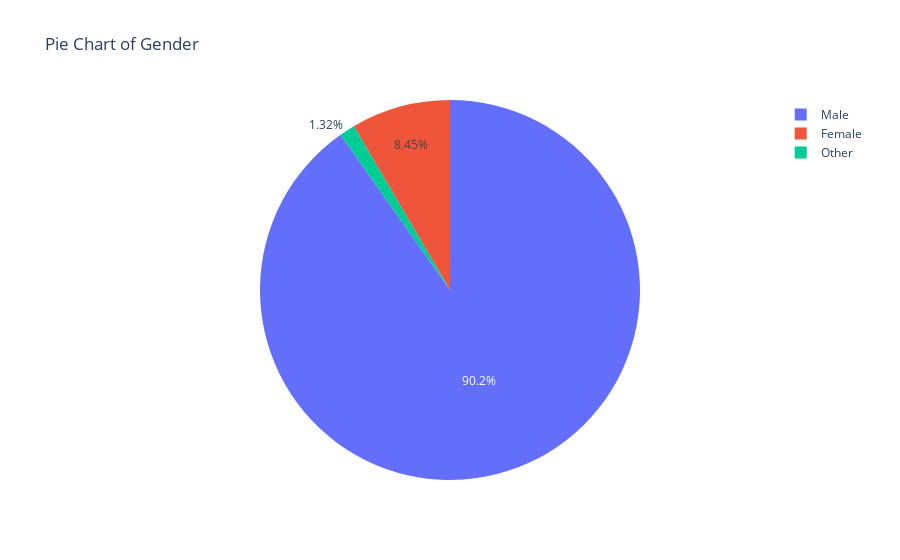

Write notebook code for a chart like this one.
### Code cell
gencount = df['gender'].value_counts()
trace2 = go.Pie(labels=list(gencount.index), values=list(gencount.values))
layout = dict(title="Pie Chart of Gender")
fig = dict(data=[trace2], layout=layout)
iplot(fig, filename="pie Plot")

### Figure 1 — Plotly figure (JSON) as saved in the notebook; plotly's stock layout.template omitted (floating-point values rounded to 4 significant figures)
{"data": [{"labels": ["Male", "Female", "Other"], "type": "pie", "values": [14681, 1375, 215]}], "layout": {"title": {"text": "Pie Chart of Gender"}}}
